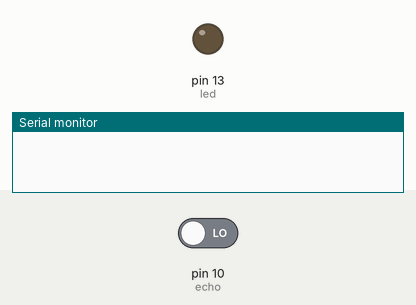
This sketch was run on a simulated Arduino Uno, built with avr-gcc and run on an emulated ATmega328P. Shown: output pins drawn as LEDs (lit = HIGH), the last lines printed to the serial monitor. Inputs (shaded band) come from the test bench; at power-on: pin 10 (echo) LOW. Pins used as bus, display or sensor lines are not drawn.

Above: at 0.1 s.
At 1.1 s:
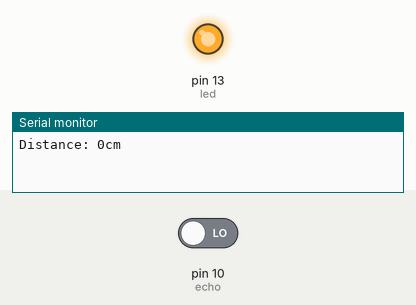
Timing chart, 0 to 2.6 s (numbered marks = the images above):
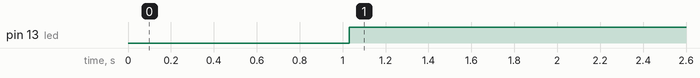

The sketch:

UltraSonic_Smart_Alert_System.ino
```cpp
int trig =9;
int echo =10;
int led = 13;
int duration;
int distance;
void setup() {
  // put your setup code here, to run once:
  pinMode(led,OUTPUT);
  pinMode(trig,OUTPUT);
  pinMode(echo,INPUT);
  Serial.begin(9600);

}

void loop() {
  // put your main code here, to run repeatedly:

  digitalWrite(trig, LOW);
  delay(10);

  digitalWrite(trig, HIGH);
  delay(20);
  digitalWrite(trig, LOW);

  duration = pulseIn(echo,HIGH);

  distance = duration*0.034/2;

  Serial.print("Distance: ");
  Serial.print(distance);
  Serial.println("cm");

  if (distance <= 20){
    digitalWrite(led, HIGH);
  }
  else{
    digitalWrite(led, LOW);
  }
  delay(1000);

}
```

Measured:
- by itself, pin 13 (led): LOW → HIGH at 1.0 s
